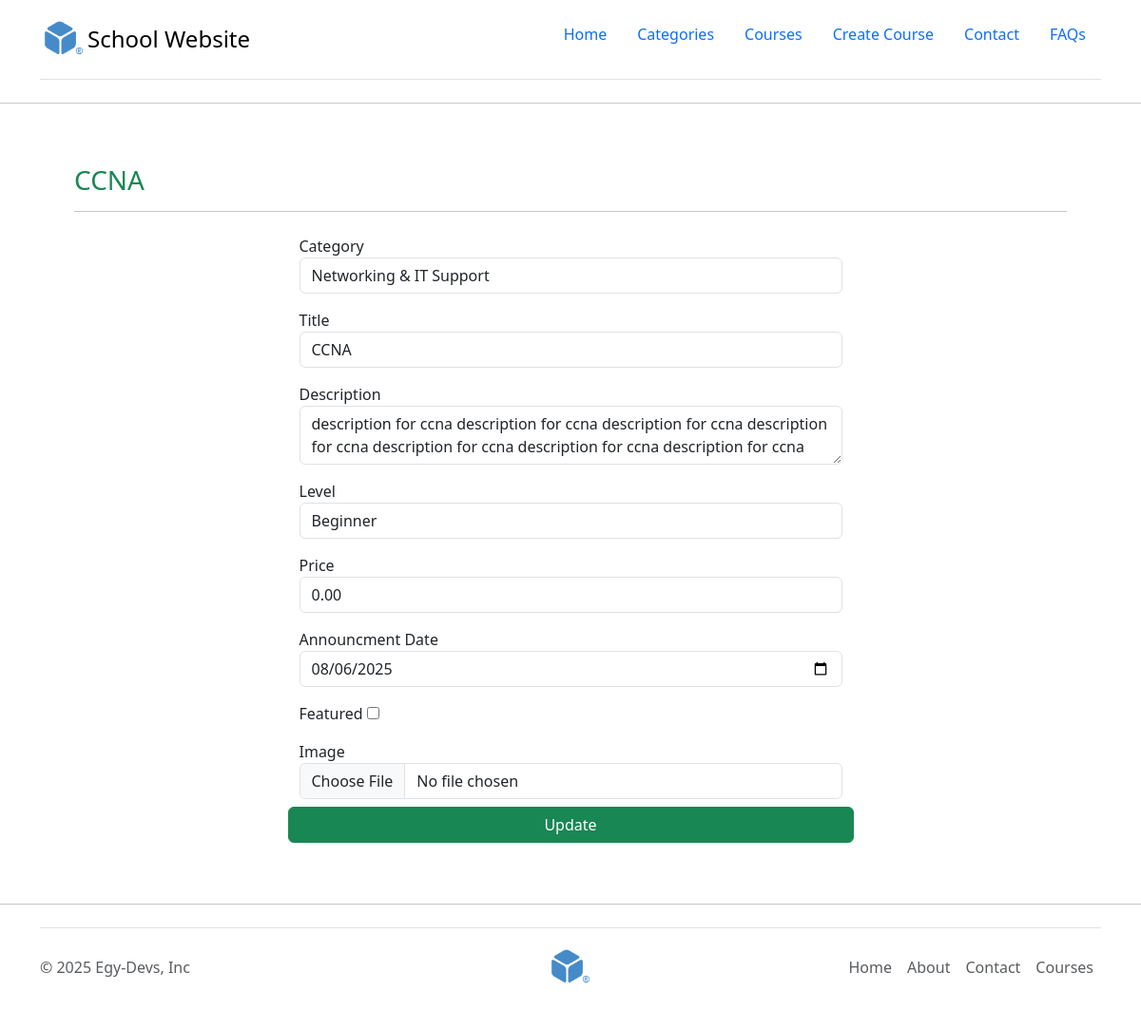
Screenshot of /courese/update/4/ with the database file from the repository.
### core/models.py (models this page shows, shortened)
class Course(models.Model): # Courses Table in database core_course
    LEVEL_CHOICES = (
        ('beginner', 'Beginner'),
        ('intermediate', 'Intermediate'),
        ('advacned', 'Advacned'),
    )
    cat = models.ForeignKey(Category, on_delete=models.SET_NULL, null=True, related_name='courses') # one-to-many (Web Develope | Networking) | cat_id = 1 , 2 , 3
    title = models.CharField(max_length=200, unique=True) # default (required) not nullable | string
    description = models.TextField() # Big string
    level = models.CharField(max_length=200, choices=LEVEL_CHOICES)
    price = models.DecimalField(max_digits=5, decimal_places=2, default=0.00, null=True, blank=True) # 159.99 $ | Decimals digits
    pub_date = models.DateField(null=True, blank=True)
    featured = models.BooleanField(default=False) # True, False
    image = models.ImageField(upload_to='courses', default='default.png', blank=True) # png, jpg | max_size: 2MB
    class Meta: # options
        verbose_name = 'Course'
        verbose_name_plural = 'Courses'
        get_latest_by = 'pub_date'

### core/views.py (the view)
# urls.py: path('courese/update/<int:course_id>/', update_course, name='update_course'),
def update_course(request, course_id):
    course = get_object_or_404(Course, id=course_id)
    if request.method == 'POST':
        form = CourseForm(request.POST, request.FILES, instance=course)
        if form.is_valid():
            form.save()
            messages.success(request, f'{course.title} Updated Successfully')
            return redirect('course', course_id)
        else:
            messages.error(request, 'Failed to update')
    else:
        form = CourseForm(instance=course)
    context = {
        'form':form,
        'course':course
    }
    return render(request, 'course_form.html', context)

### core/forms.py (shortened to what this page needs)
class CourseForm(forms.ModelForm):
    class Meta:
        model = Course
        fields = '__all__'
        labels = {
            'cat':'Category',
            'pub_date':'Announcment Date'
        }
        widgets = {
            'cat':forms.Select(attrs={
                'class':'form-control'
            }),
            'title':forms.TextInput(attrs={
                'class':'form-control',
                'placeholder':'ex. Python ...',
            }),
            'description':forms.Textarea(attrs={
                'class':'form-control',
                'placeholder':'Enter Description',
                'rows':2
            }),
            'level':forms.Select(attrs={
                'class':'form-control',
            }),
            'price':forms.NumberInput(attrs={
                'class':'form-control',
            }),
            'pub_date':forms.DateInput(attrs={
                'class':'form-control',
                'type':'date'
            }),
            'image':forms.FileInput(attrs={
                'class':'form-control'
            })
        }

### core/models.py (called while the page is built)
    def __str__(self):
        return f"{self.name}"

### core/templates/course_form.html (shortened to what this page needs)
{% extends 'layout/base.html' %}
{% block content %}
<div class="container p-5">
    {% if course %}
    <h3 class="text-success">{{course.title}}</h3>
    {% else %}
    <h3>Create Course</h3>
    {% endif %}
    <hr>
    <div class="container d-flex justify-content-center">
        <form method="post" class="row col-7" enctype="multipart/form-data">
            {% for field in form %}
            <div class="my-2">
                {{field.label}}
                {{field}}
            </div>
            {% endfor %}
            {% if course %}
            <button type="submit" class="btn btn-success">Update</button>
            {% else %}
            <button type="submit" class="btn btn-primary">Add</button>
            {% endif %}
        </form>
    </div>
</div>
{% endblock %}

### rows the page displays
Course: title "CCNA", form "Networking & IT Support" "CCNA" "description for ccna description for ccna description for ccna description for ccna description for ccna description for ccna description for ccna" "Beginner" "0.00" "08/06/2025"

### other values shown
{{ field.label }} "Category" "Title" "Description" "Level" "Price" "Announcment Date" "Featured" "Image"
